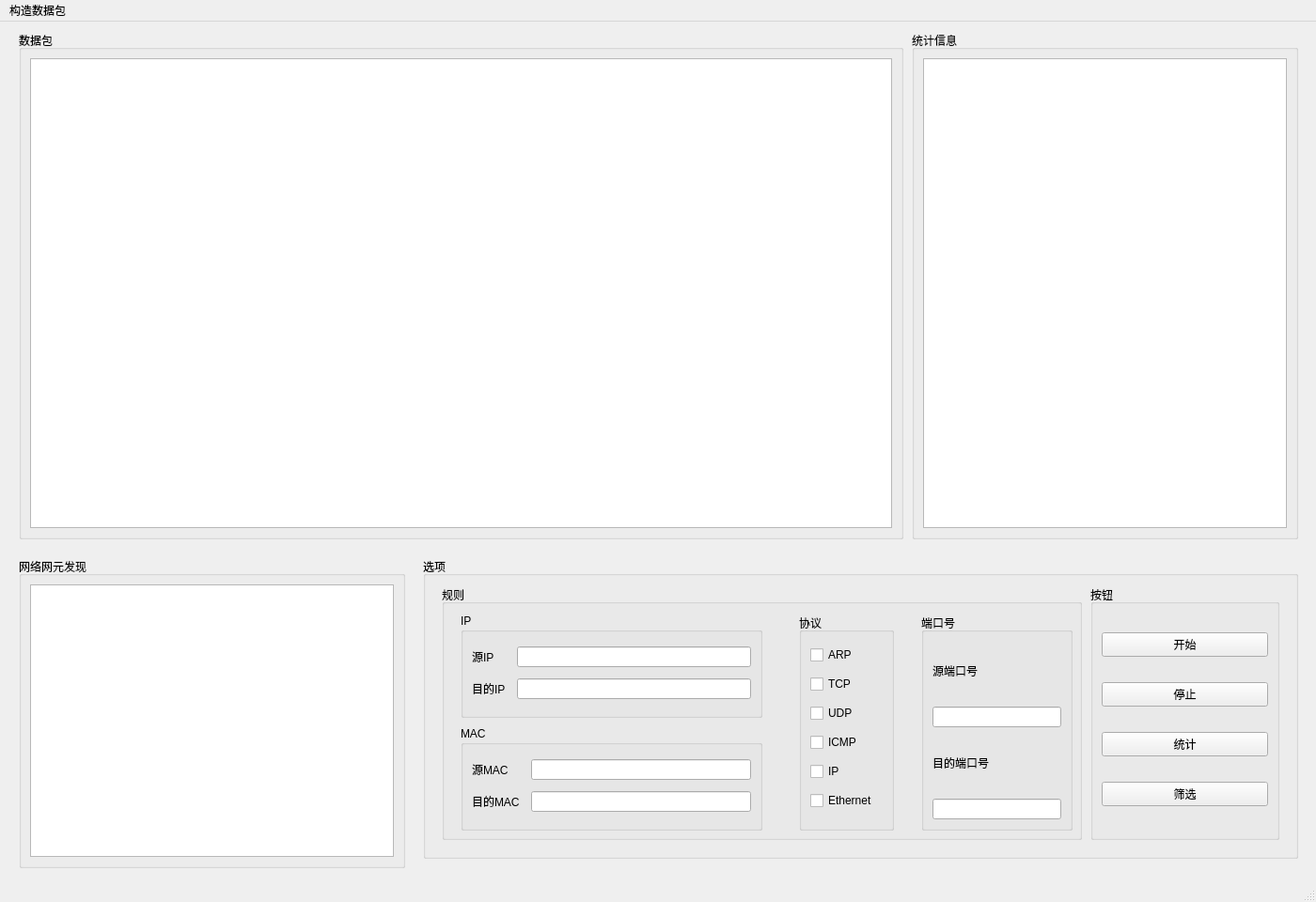
<?xml version="1.0" encoding="UTF-8"?>
<ui version="4.0">
 <class>MainWindow</class>
 <widget class="QMainWindow" name="MainWindow">
  <property name="geometry">
   <rect>
    <x>0</x>
    <y>0</y>
    <width>1400</width>
    <height>960</height>
   </rect>
  </property>
  <property name="sizePolicy">
   <sizepolicy hsizetype="Preferred" vsizetype="Preferred">
    <horstretch>0</horstretch>
    <verstretch>0</verstretch>
   </sizepolicy>
  </property>
  <property name="minimumSize">
   <size>
    <width>1400</width>
    <height>960</height>
   </size>
  </property>
  <property name="maximumSize">
   <size>
    <width>1400</width>
    <height>960</height>
   </size>
  </property>
  <property name="windowTitle">
   <string>MainWindow</string>
  </property>
  <widget class="QWidget" name="centralwidget">
   <widget class="QGroupBox" name="groupBox">
    <property name="geometry">
     <rect>
      <x>20</x>
      <y>10</y>
      <width>941</width>
      <height>541</height>
     </rect>
    </property>
    <property name="title">
     <string>数据包</string>
    </property>
    <layout class="QHBoxLayout" name="horizontalLayout">
     <item>
      <widget class="QTableView" name="tableView_packet"/>
     </item>
    </layout>
   </widget>
   <widget class="QGroupBox" name="groupBox_2">
    <property name="geometry">
     <rect>
      <x>970</x>
      <y>10</y>
      <width>411</width>
      <height>541</height>
     </rect>
    </property>
    <property name="title">
     <string>统计信息</string>
    </property>
    <layout class="QHBoxLayout" name="horizontalLayout_2">
     <item>
      <widget class="QTableWidget" name="tableWidget_tally"/>
     </item>
    </layout>
   </widget>
   <widget class="QGroupBox" name="groupBox_3">
    <property name="geometry">
     <rect>
      <x>20</x>
      <y>570</y>
      <width>411</width>
      <height>331</height>
     </rect>
    </property>
    <property name="title">
     <string>网络网元发现</string>
    </property>
    <layout class="QHBoxLayout" name="horizontalLayout_3">
     <item>
      <widget class="QTableView" name="tableView_hosts"/>
     </item>
    </layout>
   </widget>
   <widget class="QGroupBox" name="groupBox_4">
    <property name="geometry">
     <rect>
      <x>450</x>
      <y>570</y>
      <width>931</width>
      <height>321</height>
     </rect>
    </property>
    <property name="title">
     <string>选项</string>
    </property>
    <widget class="QGroupBox" name="groupBox_5">
     <property name="geometry">
      <rect>
       <x>20</x>
       <y>30</y>
       <width>681</width>
       <height>271</height>
      </rect>
     </property>
     <property name="title">
      <string>规则</string>
     </property>
     <widget class="QGroupBox" name="groupBox_6">
      <property name="geometry">
       <rect>
        <x>20</x>
        <y>30</y>
        <width>321</width>
        <height>111</height>
       </rect>
      </property>
      <property name="title">
       <string>IP</string>
      </property>
      <layout class="QGridLayout" name="gridLayout">
       <item row="0" column="0" colspan="2">
        <widget class="QLabel" name="label">
         <property name="text">
          <string>源IP</string>
         </property>
        </widget>
       </item>
       <item row="0" column="2">
        <widget class="QLineEdit" name="lineEdit_sip"/>
       </item>
       <item row="1" column="0">
        <widget class="QLabel" name="label_2">
         <property name="text">
          <string>目的IP</string>
         </property>
        </widget>
       </item>
       <item row="1" column="2">
        <widget class="QLineEdit" name="lineEdit_dip"/>
       </item>
      </layout>
     </widget>
     <widget class="QGroupBox" name="groupBox_7">
      <property name="geometry">
       <rect>
        <x>20</x>
        <y>150</y>
        <width>321</width>
        <height>111</height>
       </rect>
      </property>
      <property name="title">
       <string>MAC</string>
      </property>
      <layout class="QGridLayout" name="gridLayout_2">
       <item row="0" column="0" colspan="2">
        <widget class="QLabel" name="label_3">
         <property name="text">
          <string>源MAC</string>
         </property>
        </widget>
       </item>
       <item row="0" column="2">
        <widget class="QLineEdit" name="lineEdit_smac"/>
       </item>
       <item row="1" column="0">
        <widget class="QLabel" name="label_4">
         <property name="text">
          <string>目的MAC</string>
         </property>
        </widget>
       </item>
       <item row="1" column="2">
        <widget class="QLineEdit" name="lineEdit_dmac"/>
       </item>
      </layout>
     </widget>
     <widget class="QGroupBox" name="groupBox_8">
      <property name="geometry">
       <rect>
        <x>380</x>
        <y>30</y>
        <width>101</width>
        <height>231</height>
       </rect>
      </property>
      <property name="title">
       <string>协议</string>
      </property>
      <layout class="QVBoxLayout" name="verticalLayout_3">
       <item>
        <widget class="QCheckBox" name="checkBox_arp">
         <property name="text">
          <string>ARP</string>
         </property>
        </widget>
       </item>
       <item>
        <widget class="QCheckBox" name="checkBox_tcp">
         <property name="text">
          <string>TCP</string>
         </property>
        </widget>
       </item>
       <item>
        <widget class="QCheckBox" name="checkBox_udp">
         <property name="text">
          <string>UDP</string>
         </property>
        </widget>
       </item>
       <item>
        <widget class="QCheckBox" name="checkBox_icmp">
         <property name="text">
          <string>ICMP</string>
         </property>
        </widget>
       </item>
       <item>
        <widget class="QCheckBox" name="checkBox_ip">
         <property name="text">
          <string>IP</string>
         </property>
        </widget>
       </item>
       <item>
        <widget class="QCheckBox" name="checkBox_udp_ether">
         <property name="text">
          <string>Ethernet</string>
         </property>
        </widget>
       </item>
      </layout>
     </widget>
     <widget class="QGroupBox" name="groupBox_10">
      <property name="geometry">
       <rect>
        <x>510</x>
        <y>30</y>
        <width>161</width>
        <height>231</height>
       </rect>
      </property>
      <property name="title">
       <string>端口号</string>
      </property>
      <layout class="QVBoxLayout" name="verticalLayout_2">
       <item>
        <widget class="QLabel" name="label_6">
         <property name="text">
          <string>源端口号</string>
         </property>
        </widget>
       </item>
       <item>
        <widget class="QLineEdit" name="lineEdit_sport"/>
       </item>
       <item>
        <widget class="QLabel" name="label_5">
         <property name="text">
          <string>目的端口号</string>
         </property>
        </widget>
       </item>
       <item>
        <widget class="QLineEdit" name="lineEdit_dport"/>
       </item>
      </layout>
     </widget>
    </widget>
    <widget class="QGroupBox" name="groupBox_9">
     <property name="geometry">
      <rect>
       <x>710</x>
       <y>30</y>
       <width>201</width>
       <height>271</height>
      </rect>
     </property>
     <property name="title">
      <string>按钮</string>
     </property>
     <layout class="QVBoxLayout" name="verticalLayout">
      <item>
       <widget class="QPushButton" name="Btn_start">
        <property name="text">
         <string>开始</string>
        </property>
       </widget>
      </item>
      <item>
       <widget class="QPushButton" name="Btn_end">
        <property name="text">
         <string>停止</string>
        </property>
       </widget>
      </item>
      <item>
       <widget class="QPushButton" name="pushButton_tally">
        <property name="text">
         <string>统计</string>
        </property>
       </widget>
      </item>
      <item>
       <widget class="QPushButton" name="pushButton_choice">
        <property name="text">
         <string>筛选</string>
        </property>
       </widget>
      </item>
     </layout>
    </widget>
   </widget>
  </widget>
  <widget class="QMenuBar" name="menubar">
   <property name="geometry">
    <rect>
     <x>0</x>
     <y>0</y>
     <width>1400</width>
     <height>27</height>
    </rect>
   </property>
   <widget class="QMenu" name="menu">
    <property name="title">
     <string>构造数据包</string>
    </property>
    <addaction name="separator"/>
    <addaction name="menuItem_TCP"/>
    <addaction name="separator"/>
   </widget>
   <addaction name="menu"/>
  </widget>
  <widget class="QStatusBar" name="statusbar"/>
  <action name="menuItem_TCP">
   <property name="text">
    <string>构造TCP/UDP</string>
   </property>
  </action>
  <action name="menuItem_UDP">
   <property name="text">
    <string>构造UDP</string>
   </property>
  </action>
 </widget>
 <resources/>
 <connections/>
</ui>
